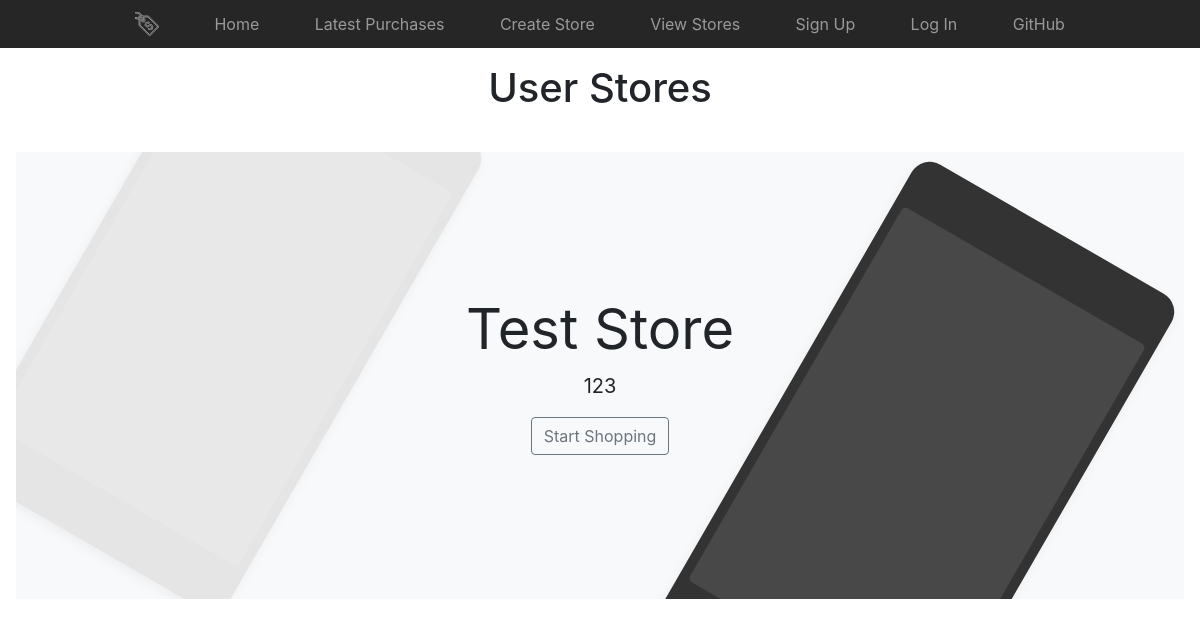
Page /stores on the earlier database version.
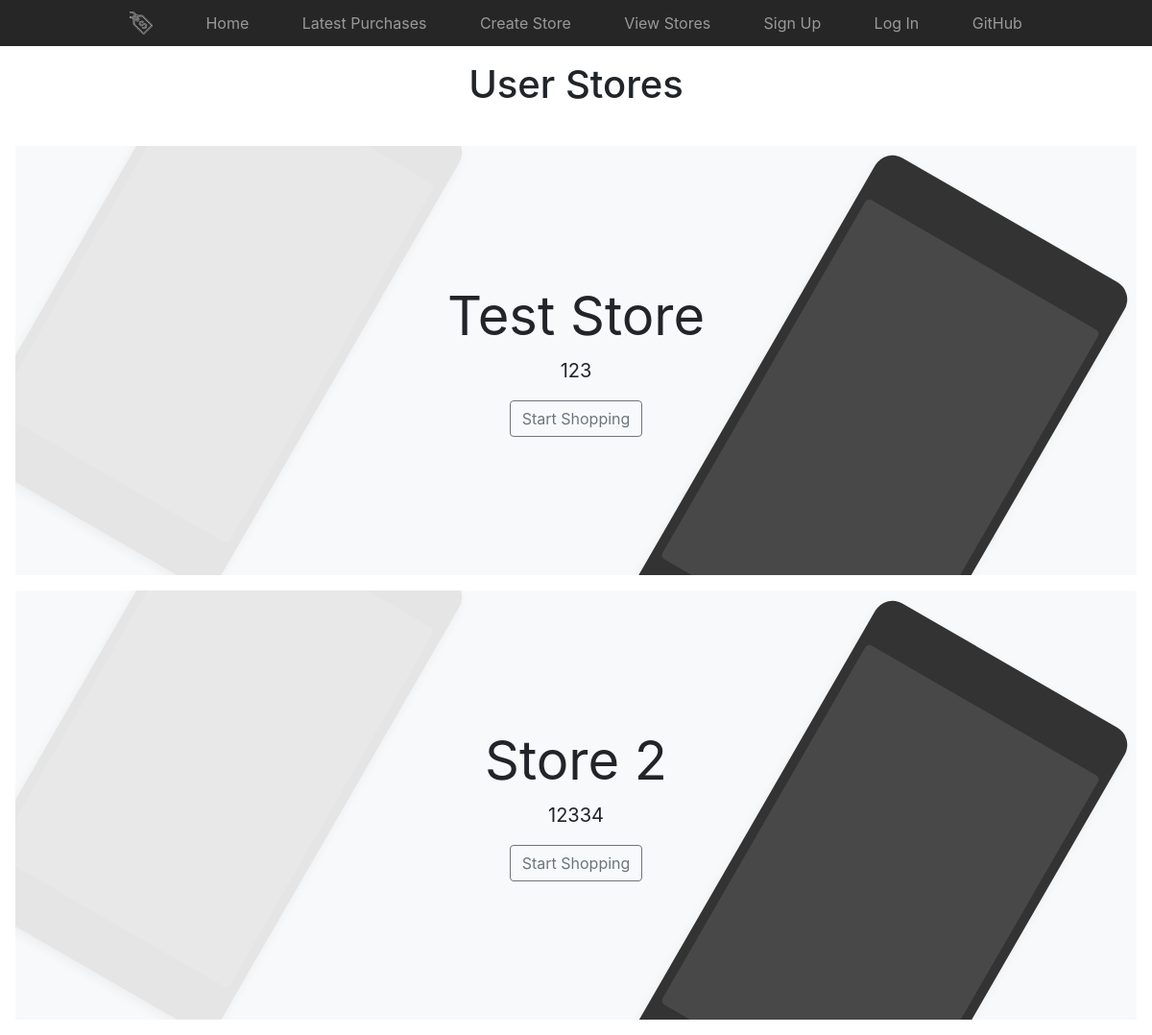
Same page on the later database version.
### sales/models.py (models this page shows, shortened)
class Store(models.Model):
    name = models.TextField(default='store')
    description = models.TextField(default='store')
    owner = models.ForeignKey(User, on_delete=models.CASCADE)

### sales/views.py (the view)
# urls.py: path('stores', views.view_stores, name='stores'),
def view_stores(request):
    stores = Store.objects.filter(pk__gt=1)
    return render(request, 'sales/stores.html', {'stores': stores})

### sales/templates/sales/stores.html
{% extends 'base.html' %}
{% block content %}
<div class="py-3 text-center">
        <h1>User Stores</h1>
</div>
{% for store in stores %}
    <div class="position-relative overflow-hidden p-3 p-md-5 m-md-3 text-center bg-light">
          <div class="col-md-5 p-lg-5 mx-auto my-5">
            <h1 class="display-4 font-weight-normal">{{ store.name }}</h1>
            <p class="lead font-weight-normal">{{ store.description|linebreaksbr }}</p>
            <a class="btn btn-outline-secondary" href="#">Start Shopping</a>
          </div>
          <div class="product-device box-shadow d-none d-md-block"></div>
          <div class="product-device product-device-2 box-shadow d-none d-md-block"></div>
    </div>
{% endfor %}
{% endblock %}

### sales/templates/base.html (shortened to what this page needs)
{% load bootstrap4 %}
{% load static %}
{% bootstrap_css %}
{% block head %}
    <link href="{% static 'sales/css/base.css' %}" rel="stylesheet">
{% endblock %}
{% block body %}
    {% block navbar %}
        {% include 'navbar.html' %}
    {% endblock %}
    {% block content %}{% endblock %}
{% endblock %}

### sales/templates/navbar.html (shortened to what this page needs)
<nav class="site-header sticky-top py-1">
      <div class="container d-flex flex-column flex-md-row justify-content-between">
        <a class="py-2" href="#">
        </a>
        <a class="py-2 d-none d-md-inline-block" href="{% url 'sales:home' %}">Home</a>
        <a class="py-2 d-none d-md-inline-block" href="{% url 'sales:latest' %}">Latest Purchases</a>
        <a class="py-2 d-none d-md-inline-block" href="{% url 'sales:create_store' %}">Create Store</a>
        <a class="py-2 d-none d-md-inline-block" href="{% url 'sales:stores' %}">View Stores</a>
        {% if not request.user.is_authenticated %}
        <a class="py-2 d-none d-md-inline-block" href="{% url 'auth:signup' %}">Sign Up</a>
        <a class="py-2 d-none d-md-inline-block" href="{% url 'auth:login' %}">Log In</a>
        {% endif %}
        <a class="py-2 d-none d-md-inline-block" href="https://github.com/kuro-vale/kuro-store-django">GitHub</a>
      </div>
</nav>

### sales/static/sales/css/base.css (style rules this page uses)
.container { max-width: 960px; }
.site-header { background-color: rgba(0, 0, 0, .85); -webkit-backdrop-filter: saturate(180%) blur(20px); backdrop-filter: saturate(180%) blur(20px); }
.site-header a { color: #999; transition: ease-in-out color .15s; }
.product-device { position: absolute; right: 10%; bottom: -30%; width: 300px; height: 540px; background-color: #333; border-radius: 21px; -webkit-transform: rotate(30deg); transform: rotate(30deg); }
.product-device::before { position: absolute; top: 10%; right: 10px; bottom: 10%; left: 10px; content: ""; background-color: rgba(255, 255, 255, .1); border-radius: 5px; }
.product-device-2 { top: -25%; right: auto; bottom: 0; left: 5%; background-color: #e5e5e5; }
.box-shadow { box-shadow: 0 .25rem .75rem rgba(0, 0, 0, .05); }
.overflow-hidden { overflow: hidden; }

Differences in the rows shown:
added Store: name "Store 2", description "12334"
